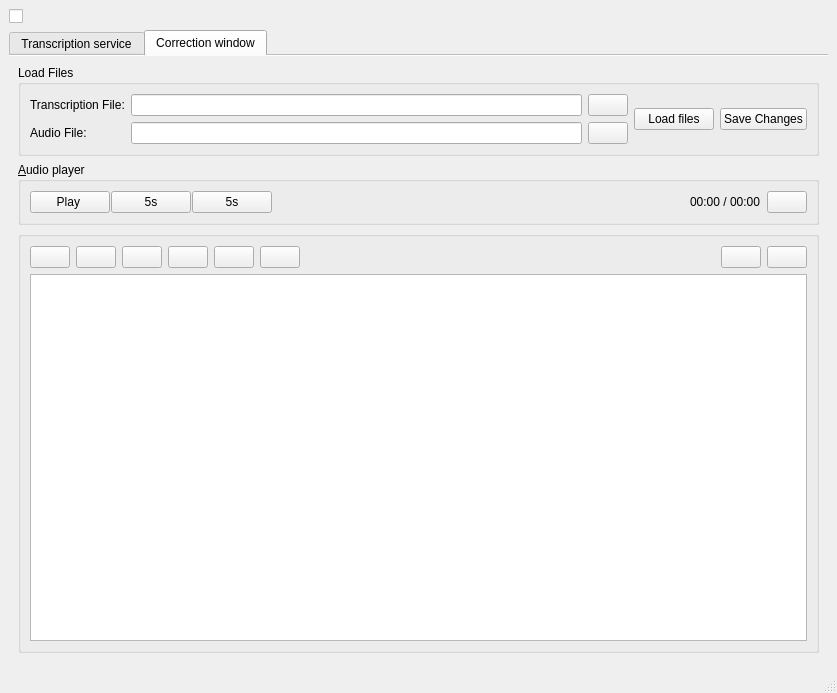
<?xml version="1.0" encoding="UTF-8"?>
<ui version="4.0">
 <class>MainWindow</class>
 <widget class="QMainWindow" name="MainWindow">
  <property name="geometry">
   <rect>
    <x>0</x>
    <y>0</y>
    <width>837</width>
    <height>693</height>
   </rect>
  </property>
  <property name="windowTitle">
   <string>MainWindow</string>
  </property>
  <widget class="QWidget" name="centralwidget">
   <layout class="QVBoxLayout" name="verticalLayout_3">
    <item>
     <layout class="QGridLayout" name="gridLayout_3">
      <item row="0" column="0">
       <widget class="QCheckBox" name="show_tips_checkbox">
        <property name="text">
         <string/>
        </property>
        <property name="icon">
         <iconset theme="QIcon::ThemeIcon::HelpFaq"/>
        </property>
        <property name="checkable">
         <bool>true</bool>
        </property>
       </widget>
      </item>
      <item row="1" column="0">
       <widget class="QTabWidget" name="tabWidget">
        <property name="enabled">
         <bool>true</bool>
        </property>
        <property name="autoFillBackground">
         <bool>false</bool>
        </property>
        <property name="currentIndex">
         <number>1</number>
        </property>
        <property name="usesScrollButtons">
         <bool>false</bool>
        </property>
        <property name="documentMode">
         <bool>true</bool>
        </property>
        <property name="tabsClosable">
         <bool>false</bool>
        </property>
        <property name="movable">
         <bool>false</bool>
        </property>
        <widget class="QWidget" name="tab">
         <attribute name="title">
          <string>Transcription service</string>
         </attribute>
         <layout class="QGridLayout" name="gridLayout_2">
          <item row="0" column="0">
           <layout class="QVBoxLayout" name="verticalLayout_6">
            <item>
             <widget class="QGroupBox" name="Audio_file_frame">
              <property name="title">
               <string>&amp;Audio File(s)</string>
              </property>
              <layout class="QHBoxLayout" name="horizontalLayout_2">
               <item>
                <widget class="QLabel" name="label">
                 <property name="text">
                  <string>File Path(s):</string>
                 </property>
                </widget>
               </item>
               <item>
                <widget class="QLineEdit" name="audio_file_entry"/>
               </item>
               <item>
                <widget class="QPushButton" name="browse_button">
                 <property name="text">
                  <string/>
                 </property>
                 <property name="icon">
                  <iconset theme="QIcon::ThemeIcon::DocumentOpen"/>
                 </property>
                </widget>
               </item>
              </layout>
             </widget>
            </item>
            <item>
             <widget class="QGroupBox" name="Processing_options_frame">
              <property name="enabled">
               <bool>true</bool>
              </property>
              <property name="title">
               <string>&amp;Processing Options</string>
              </property>
              <layout class="QVBoxLayout" name="verticalLayout_4">
               <item>
                <layout class="QGridLayout" name="gridLayout">
                 <item row="0" column="0">
                  <widget class="QGroupBox" name="Model_selection_frame">
                   <property name="title">
                    <string>&amp;Model selection</string>
                   </property>
                   <layout class="QHBoxLayout" name="horizontalLayout">
                    <item>
                     <widget class="QComboBox" name="model_dropdown"/>
                    </item>
                    <item>
                     <widget class="QLabel" name="model_description_label">
                      <property name="text">
                       <string>TextLabel</string>
                      </property>
                     </widget>
                    </item>
                   </layout>
                  </widget>
                 </item>
                 <item row="0" column="1">
                  <widget class="QGroupBox" name="Speaker_options_frame">
                   <property name="title">
                    <string>&amp;Speaker detection</string>
                   </property>
                   <layout class="QVBoxLayout" name="verticalLayout">
                    <item>
                     <widget class="QCheckBox" name="diarization_checkbutton">
                      <property name="text">
                       <string>Enable Speaker Diarization</string>
                      </property>
                     </widget>
                    </item>
                    <item>
                     <widget class="QCheckBox" name="auto_merge_checkbutton">
                      <property name="text">
                       <string>Automatically Merge</string>
                      </property>
                     </widget>
                    </item>
                   </layout>
                  </widget>
                 </item>
                 <item row="0" column="2">
                  <widget class="QGroupBox" name="Timestamps_options_frame">
                   <property name="title">
                    <string>&amp;Timestamps</string>
                   </property>
                   <layout class="QVBoxLayout" name="verticalLayout_2">
                    <item>
                     <widget class="QCheckBox" name="timestamps_checkbutton_2">
                      <property name="text">
                       <string>Include Timestamps</string>
                      </property>
                     </widget>
                    </item>
                    <item>
                     <widget class="QCheckBox" name="end_times_checkbutton">
                      <property name="text">
                       <string>Include End Times</string>
                      </property>
                     </widget>
                    </item>
                   </layout>
                  </widget>
                 </item>
                 <item row="1" column="0" colspan="3">
                  <widget class="QGroupBox" name="huggingface_token_frame">
                   <property name="title">
                    <string>&amp;Hugging Face Token</string>
                   </property>
                   <layout class="QHBoxLayout" name="horizontalLayout_3">
                    <item>
                     <widget class="QLabel" name="label_2">
                      <property name="text">
                       <string>Copy/Paste Token here:</string>
                      </property>
                     </widget>
                    </item>
                    <item>
                     <widget class="QLineEdit" name="huggingface_token_entry"/>
                    </item>
                    <item>
                     <widget class="QPushButton" name="save_token_button">
                      <property name="text">
                       <string>Save</string>
                      </property>
                      <property name="icon">
                       <iconset theme="QIcon::ThemeIcon::DocumentSave"/>
                      </property>
                     </widget>
                    </item>
                   </layout>
                  </widget>
                 </item>
                </layout>
               </item>
              </layout>
             </widget>
            </item>
            <item>
             <widget class="QGroupBox" name="status_and_play_frame">
              <property name="title">
               <string/>
              </property>
              <layout class="QVBoxLayout" name="verticalLayout_5">
               <item>
                <widget class="QLabel" name="status_label">
                 <property name="text">
                  <string>Status: inactive</string>
                 </property>
                </widget>
               </item>
               <item>
                <widget class="QProgressBar" name="progress_bar">
                 <property name="value">
                  <number>0</number>
                 </property>
                 <property name="invertedAppearance">
                  <bool>false</bool>
                 </property>
                 <property name="textDirection">
                  <enum>QProgressBar::Direction::TopToBottom</enum>
                 </property>
                </widget>
               </item>
               <item>
                <widget class="QPushButton" name="start_processing_button">
                 <property name="text">
                  <string>Start Processing</string>
                 </property>
                 <property name="icon">
                  <iconset theme="QIcon::ThemeIcon::MediaPlaybackStart"/>
                 </property>
                </widget>
               </item>
              </layout>
             </widget>
            </item>
            <item>
             <widget class="QGroupBox" name="Output_area_frame">
              <property name="title">
               <string>&amp;Output text area</string>
              </property>
              <layout class="QVBoxLayout" name="verticalLayout_8">
               <item>
                <widget class="QTextEdit" name="output_text_area"/>
               </item>
               <item>
                <widget class="QPushButton" name="correction_button">
                 <property name="text">
                  <string>Head to correction tab</string>
                 </property>
                 <property name="icon">
                  <iconset theme="QIcon::ThemeIcon::GoNext"/>
                 </property>
                </widget>
               </item>
              </layout>
             </widget>
            </item>
           </layout>
          </item>
         </layout>
        </widget>
        <widget class="QWidget" name="tab_2">
         <attribute name="title">
          <string>Correction window</string>
         </attribute>
         <layout class="QVBoxLayout" name="verticalLayout_9">
          <item>
           <widget class="QGroupBox" name="Load_objects_frame">
            <property name="title">
             <string>Load Files</string>
            </property>
            <layout class="QGridLayout" name="gridLayout_4">
             <item row="0" column="1">
              <widget class="QLineEdit" name="correction_transcription_entry"/>
             </item>
             <item row="1" column="2">
              <widget class="QPushButton" name="correction_browse_audio_btn">
               <property name="text">
                <string/>
               </property>
               <property name="icon">
                <iconset theme="QIcon::ThemeIcon::DocumentOpen"/>
               </property>
              </widget>
             </item>
             <item row="0" column="0">
              <widget class="QLabel" name="label_3">
               <property name="text">
                <string>Transcription File:</string>
               </property>
              </widget>
             </item>
             <item row="0" column="2">
              <widget class="QPushButton" name="correction_browse_transcription_btn">
               <property name="text">
                <string/>
               </property>
               <property name="icon">
                <iconset theme="QIcon::ThemeIcon::DocumentOpen"/>
               </property>
              </widget>
             </item>
             <item row="1" column="0">
              <widget class="QLabel" name="label_4">
               <property name="text">
                <string>Audio File:</string>
               </property>
              </widget>
             </item>
             <item row="1" column="1">
              <widget class="QLineEdit" name="correction_audio_entry"/>
             </item>
             <item row="0" column="4" rowspan="2">
              <widget class="QPushButton" name="correction_save_changes_btn">
               <property name="text">
                <string>Save Changes</string>
               </property>
               <property name="icon">
                <iconset theme="QIcon::ThemeIcon::DocumentSave"/>
               </property>
              </widget>
             </item>
             <item row="0" column="3" rowspan="2">
              <widget class="QPushButton" name="correction_load_files_btn">
               <property name="text">
                <string>Load files</string>
               </property>
               <property name="icon">
                <iconset theme="QIcon::ThemeIcon::GoDown"/>
               </property>
              </widget>
             </item>
            </layout>
           </widget>
          </item>
          <item>
           <widget class="QGroupBox" name="Audio_player_frame">
            <property name="sizePolicy">
             <sizepolicy hsizetype="Preferred" vsizetype="Preferred">
              <horstretch>0</horstretch>
              <verstretch>0</verstretch>
             </sizepolicy>
            </property>
            <property name="title">
             <string>&amp;Audio player</string>
            </property>
            <layout class="QHBoxLayout" name="horizontalLayout_5">
             <item>
              <layout class="QHBoxLayout" name="horizontalLayout_4" stretch="0,0,0,0">
               <property name="spacing">
                <number>1</number>
               </property>
               <property name="sizeConstraint">
                <enum>QLayout::SizeConstraint::SetDefaultConstraint</enum>
               </property>
               <item>
                <widget class="QPushButton" name="correction_play_pause_btn">
                 <property name="sizePolicy">
                  <sizepolicy hsizetype="Fixed" vsizetype="Fixed">
                   <horstretch>0</horstretch>
                   <verstretch>0</verstretch>
                  </sizepolicy>
                 </property>
                 <property name="text">
                  <string>Play </string>
                 </property>
                 <property name="icon">
                  <iconset theme="QIcon::ThemeIcon::MediaPlaybackStart"/>
                 </property>
                </widget>
               </item>
               <item>
                <widget class="QPushButton" name="correction_rewind_btn">
                 <property name="sizePolicy">
                  <sizepolicy hsizetype="Fixed" vsizetype="Fixed">
                   <horstretch>0</horstretch>
                   <verstretch>0</verstretch>
                  </sizepolicy>
                 </property>
                 <property name="text">
                  <string>5s</string>
                 </property>
                 <property name="icon">
                  <iconset theme="QIcon::ThemeIcon::MediaSeekBackward"/>
                 </property>
                </widget>
               </item>
               <item>
                <widget class="QPushButton" name="correction_forward_btn">
                 <property name="sizePolicy">
                  <sizepolicy hsizetype="Fixed" vsizetype="Fixed">
                   <horstretch>0</horstretch>
                   <verstretch>0</verstretch>
                  </sizepolicy>
                 </property>
                 <property name="text">
                  <string>5s</string>
                 </property>
                 <property name="icon">
                  <iconset theme="QIcon::ThemeIcon::MediaSeekForward"/>
                 </property>
                </widget>
               </item>
               <item>
                <spacer name="horizontalSpacer_2">
                 <property name="orientation">
                  <enum>Qt::Orientation::Horizontal</enum>
                 </property>
                 <property name="sizeType">
                  <enum>QSizePolicy::Policy::Fixed</enum>
                 </property>
                 <property name="sizeHint" stdset="0">
                  <size>
                   <width>10</width>
                   <height>20</height>
                  </size>
                 </property>
                </spacer>
               </item>
              </layout>
             </item>
             <item>
              <widget class="QWidget" name="correction_timeline_frame" native="true">
               <property name="sizePolicy">
                <sizepolicy hsizetype="Expanding" vsizetype="Preferred">
                 <horstretch>0</horstretch>
                 <verstretch>0</verstretch>
                </sizepolicy>
               </property>
               <property name="minimumSize">
                <size>
                 <width>300</width>
                 <height>0</height>
                </size>
               </property>
              </widget>
             </item>
             <item>
              <spacer name="horizontalSpacer_3">
               <property name="orientation">
                <enum>Qt::Orientation::Horizontal</enum>
               </property>
               <property name="sizeType">
                <enum>QSizePolicy::Policy::Fixed</enum>
               </property>
               <property name="sizeHint" stdset="0">
                <size>
                 <width>10</width>
                 <height>20</height>
                </size>
               </property>
              </spacer>
             </item>
             <item>
              <widget class="QLabel" name="correction_time_label">
               <property name="sizePolicy">
                <sizepolicy hsizetype="Fixed" vsizetype="Fixed">
                 <horstretch>0</horstretch>
                 <verstretch>0</verstretch>
                </sizepolicy>
               </property>
               <property name="minimumSize">
                <size>
                 <width>0</width>
                 <height>0</height>
                </size>
               </property>
               <property name="text">
                <string>00:00 / 00:00</string>
               </property>
              </widget>
             </item>
             <item>
              <widget class="QPushButton" name="save_timestamp_btn">
               <property name="sizePolicy">
                <sizepolicy hsizetype="Fixed" vsizetype="Fixed">
                 <horstretch>0</horstretch>
                 <verstretch>0</verstretch>
                </sizepolicy>
               </property>
               <property name="text">
                <string/>
               </property>
              </widget>
             </item>
            </layout>
           </widget>
          </item>
          <item>
           <widget class="QGroupBox" name="options_and_text_edit_frame">
            <property name="title">
             <string/>
            </property>
            <layout class="QVBoxLayout" name="verticalLayout_7">
             <item>
              <layout class="QHBoxLayout" name="horizontalLayout_6">
               <property name="sizeConstraint">
                <enum>QLayout::SizeConstraint::SetDefaultConstraint</enum>
               </property>
               <item>
                <widget class="QPushButton" name="Undo_button">
                 <property name="sizePolicy">
                  <sizepolicy hsizetype="Fixed" vsizetype="Fixed">
                   <horstretch>0</horstretch>
                   <verstretch>0</verstretch>
                  </sizepolicy>
                 </property>
                 <property name="text">
                  <string/>
                 </property>
                 <property name="icon">
                  <iconset theme="QIcon::ThemeIcon::EditUndo"/>
                 </property>
                </widget>
               </item>
               <item>
                <widget class="QPushButton" name="Redo_Button">
                 <property name="sizePolicy">
                  <sizepolicy hsizetype="Fixed" vsizetype="Fixed">
                   <horstretch>0</horstretch>
                   <verstretch>0</verstretch>
                  </sizepolicy>
                 </property>
                 <property name="text">
                  <string/>
                 </property>
                 <property name="icon">
                  <iconset theme="QIcon::ThemeIcon::EditRedo"/>
                 </property>
                </widget>
               </item>
               <item>
                <widget class="QPushButton" name="edit_speaker_btn">
                 <property name="text">
                  <string/>
                 </property>
                </widget>
               </item>
               <item>
                <widget class="QPushButton" name="correction_text_edit_btn">
                 <property name="sizePolicy">
                  <sizepolicy hsizetype="Fixed" vsizetype="Fixed">
                   <horstretch>0</horstretch>
                   <verstretch>0</verstretch>
                  </sizepolicy>
                 </property>
                 <property name="text">
                  <string/>
                 </property>
                </widget>
               </item>
               <item>
                <widget class="QPushButton" name="correction_timestamp_edit_btn">
                 <property name="sizePolicy">
                  <sizepolicy hsizetype="Fixed" vsizetype="Fixed">
                   <horstretch>0</horstretch>
                   <verstretch>0</verstretch>
                  </sizepolicy>
                 </property>
                 <property name="text">
                  <string/>
                 </property>
                </widget>
               </item>
               <item>
                <widget class="QPushButton" name="segment_btn">
                 <property name="text">
                  <string/>
                 </property>
                </widget>
               </item>
               <item>
                <spacer name="horizontalSpacer">
                 <property name="orientation">
                  <enum>Qt::Orientation::Horizontal</enum>
                 </property>
                 <property name="sizeHint" stdset="0">
                  <size>
                   <width>40</width>
                   <height>20</height>
                  </size>
                 </property>
                </spacer>
               </item>
               <item>
                <widget class="QPushButton" name="correction_assign_speakers_btn">
                 <property name="enabled">
                  <bool>true</bool>
                 </property>
                 <property name="sizePolicy">
                  <sizepolicy hsizetype="Fixed" vsizetype="Fixed">
                   <horstretch>0</horstretch>
                   <verstretch>0</verstretch>
                  </sizepolicy>
                 </property>
                 <property name="text">
                  <string/>
                 </property>
                 <property name="icon">
                  <iconset theme="QIcon::ThemeIcon::ContactNew"/>
                 </property>
                </widget>
               </item>
               <item>
                <widget class="QPushButton" name="change_highlight_color_btn">
                 <property name="sizePolicy">
                  <sizepolicy hsizetype="Fixed" vsizetype="Fixed">
                   <horstretch>0</horstretch>
                   <verstretch>0</verstretch>
                  </sizepolicy>
                 </property>
                 <property name="text">
                  <string/>
                 </property>
                </widget>
               </item>
              </layout>
             </item>
             <item>
              <widget class="SelectableTextEdit" name="correction_text_area"/>
             </item>
            </layout>
           </widget>
          </item>
         </layout>
        </widget>
       </widget>
      </item>
     </layout>
    </item>
   </layout>
  </widget>
  <widget class="QStatusBar" name="statusbar"/>
 </widget>
 <customwidgets>
  <customwidget>
   <class>SelectableTextEdit</class>
   <extends>QTextEdit</extends>
   <header>ui.selectable_text_edit</header>
  </customwidget>
 </customwidgets>
 <resources/>
 <connections/>
</ui>
